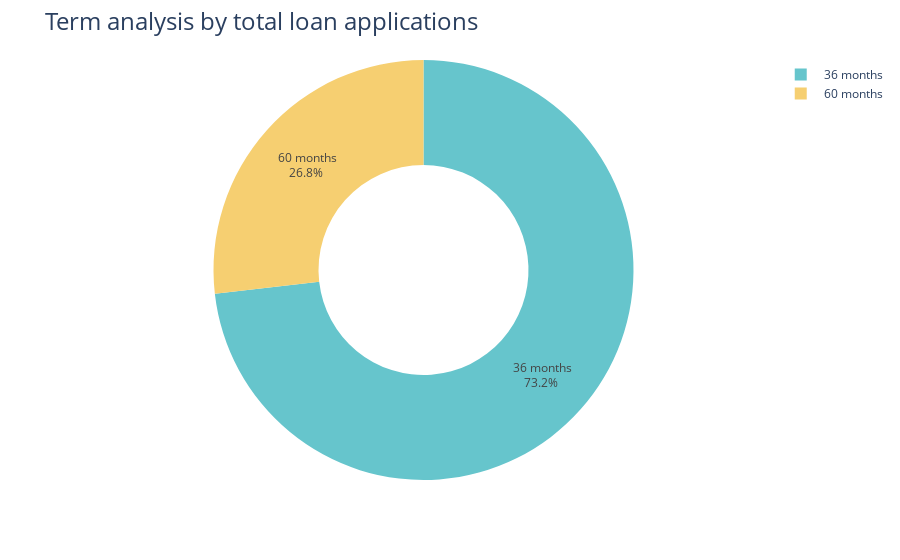

The code cell stored with this chart in its notebook:
### Code cell
#Loan Term Analysis (Donut Chart)

loan_term_analysis=df.groupby(['term'],as_index=False)['id'].count()


fig = px.pie(loan_term_analysis, 
             values='id', 
             names='term', 
             hole=0.5, 
             color_discrete_sequence=px.colors.qualitative.Pastel)

fig.update_traces(textposition='inside', textinfo='percent+label')
fig.update_layout(title_text='Term analysis by total loan applications', title_font=dict(size=24))

fig.show()

### Figure 1 — Plotly figure (JSON) as saved in the notebook; plotly's stock layout.template omitted (floating-point values rounded to 4 significant figures)
{"data": [{"domain": {"x": [0, 1], "y": [0, 1]}, "hole": 0.5, "hovertemplate": "term=%{label}<br>id=%{value}<extra></extra>", "labels": [" 36 months", " 60 months"], "legendgroup": "", "name": "", "showlegend": true, "textinfo": "percent+label", "textposition": "inside", "type": "pie", "values": [28237, 10339]}], "layout": {"legend": {"tracegroupgap": 0}, "margin": {"t": 60}, "piecolorway": ["rgb(102, 197, 204)", "rgb(246, 207, 113)", "rgb(248, 156, 116)", "rgb(220, 176, 242)", "rgb(135, 197, 95)", "rgb(158, 185, 243)", "rgb(254, 136, 177)", "rgb(201, 219, 116)", "rgb(139, 224, 164)", "rgb(180, 151, 231)", "rgb(179, 179, 179)"], "title": {"font": {"size": 24}, "text": "Term analysis by total loan applications"}}}
